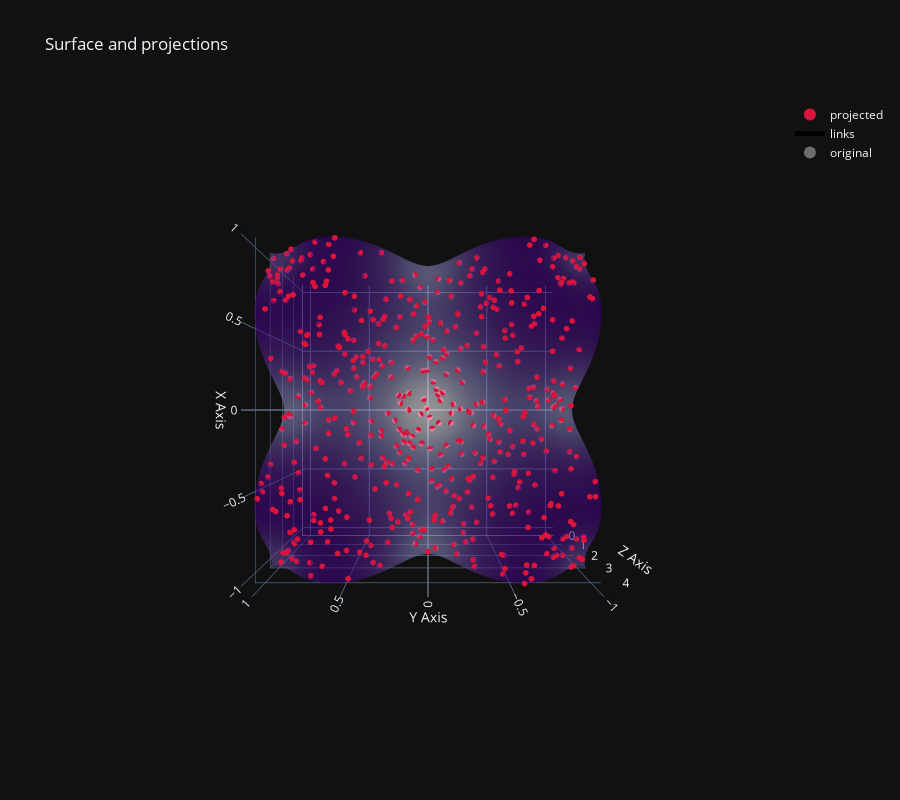

Notebook source saved alongside this figure:
### Code cell
Y_vol = randinput_expl(phi, n_samples=500)
fig = plot_3d_projection(Y_vol, phi)
# set view from the top
fig.update_layout(scene_camera=dict(eye=dict(x=0., y=0., z=2.5)))

### Figure 1 — Plotly figure (JSON) as saved in the notebook; plotly's stock layout.template omitted (floating-point values rounded to 4 significant figures; data arrays with more than 128 entries replaced by an {"elided": "..."} marker saying what was removed)
{"data": [{"colorscale": [[0.0, "rgb(252,251,253)"], [0.125, "rgb(239,237,245)"], [0.25, "rgb(218,218,235)"], [0.375, "rgb(188,189,220)"], [0.5, "rgb(158,154,200)"], [0.625, "rgb(128,125,186)"], [0.75, "rgb(106,81,163)"], [0.875, "rgb(84,39,143)"], [1.0, "rgb(63,0,125)"]], "lighting": {"ambient": 1, "diffuse": 0, "fresnel": 0, "roughness": 1, "specular": 0}, "name": "surface", "opacity": 0.55, "showscale": false, "x": {"elided": "80x80 float values"}, "y": {"elided": "80x80 float values"}, "z": {"elided": "80x80 float values"}, "type": "surface"}, {"marker": {"color": "crimson", "size": 2}, "mode": "markers", "name": "projected", "x": {"elided": "500 float values"}, "y": {"elided": "500 float values"}, "z": {"elided": "500 float values"}, "type": "scatter3d"}, {"line": {"color": "rgba(0,0,0,1.0)", "width": 1}, "mode": "lines", "name": "links", "x": {"elided": "1500 float values"}, "y": {"elided": "1500 float values"}, "z": {"elided": "1500 float values"}, "type": "scatter3d"}, {"marker": {"color": "rgba(120,120,120,0.9)", "size": 2}, "mode": "markers", "name": "original", "x": {"elided": "500 float values"}, "y": {"elided": "500 float values"}, "z": {"elided": "500 float values"}, "type": "scatter3d"}], "layout": {"scene": {"xaxis": {"title": {"text": "X Axis"}}, "yaxis": {"title": {"text": "Y Axis"}}, "zaxis": {"title": {"text": "Z Axis"}}, "aspectmode": "cube", "camera": {"eye": {"x": 0.0, "y": 0.0, "z": 2.5}}}, "legend": {"itemsizing": "constant"}, "title": {"text": "Surface and projections"}, "height": 800}}
